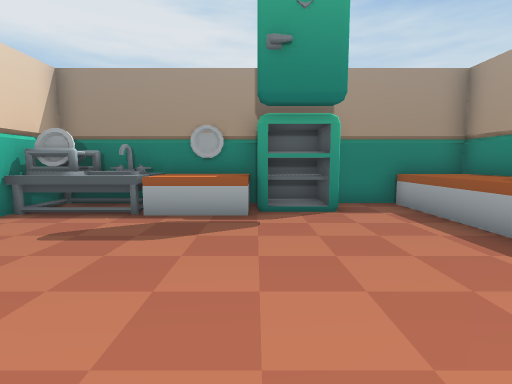
view 1 (above)

21 first-person views from a walk through a 3-D level made in the Unity game engine. The camera is 1.2 m above the floor, tilts 6° down and sees 85° across. The floor is counted in squares, 1 m on a side. Each view is taken from the middle of a square. On the plan, view 1 faces up. The plan holds only what a view shows up to about 13 squares ahead; the rest is blank. The place goes on beyond the plan. The player character is not drawn.

view 2
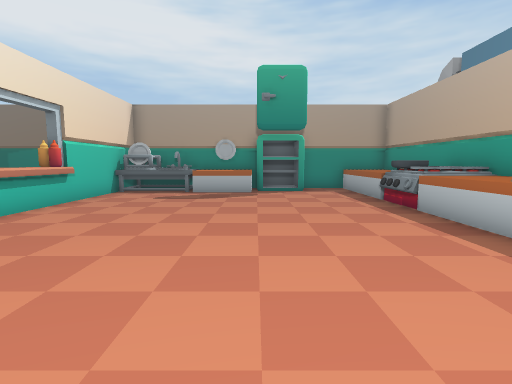

view 3
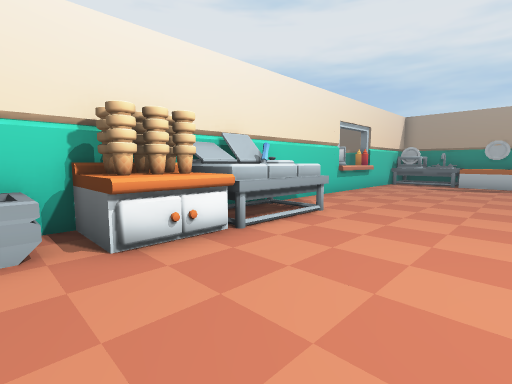

view 4
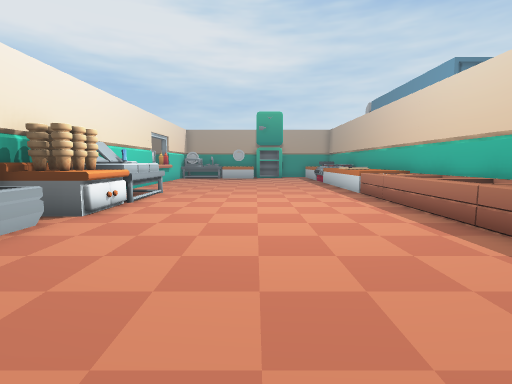

view 5
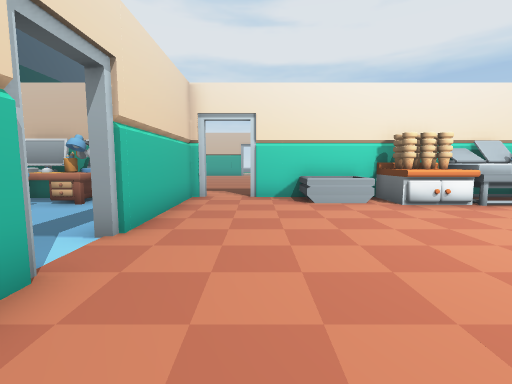

view 6
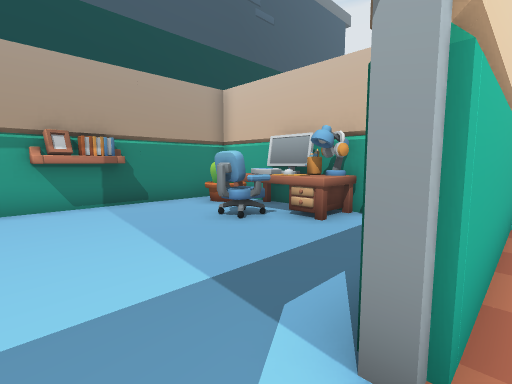

view 7
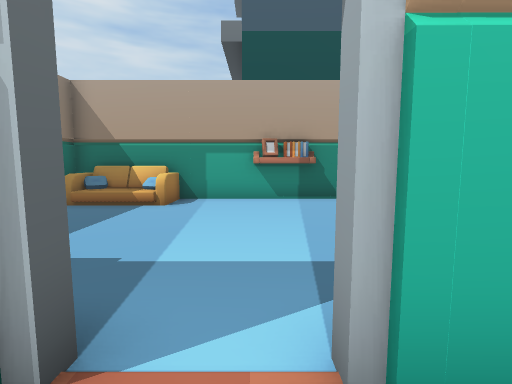

view 8
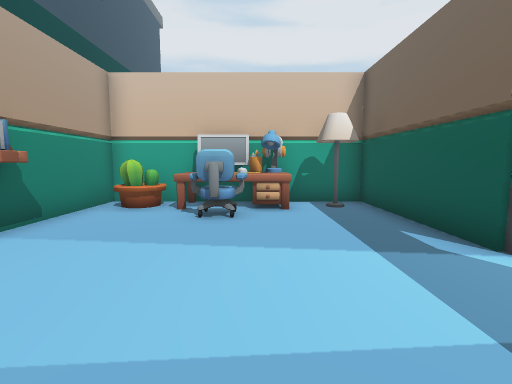

view 9
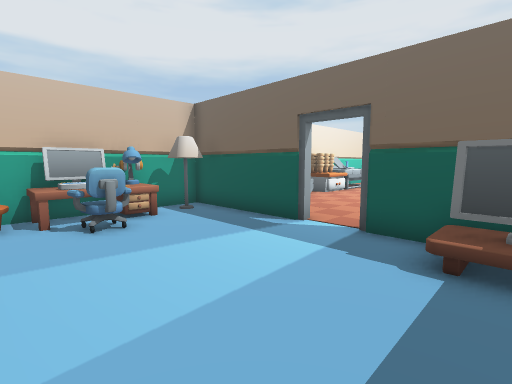

view 10
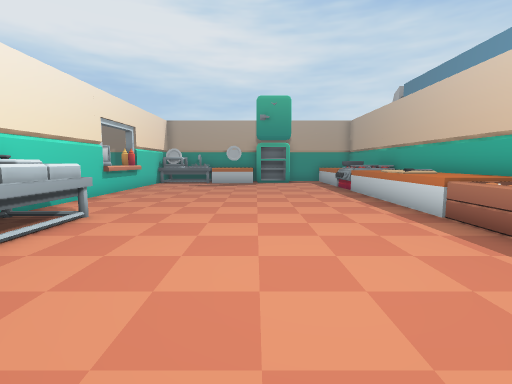

view 11
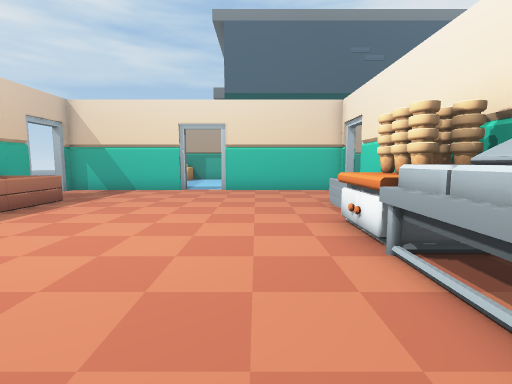

view 12
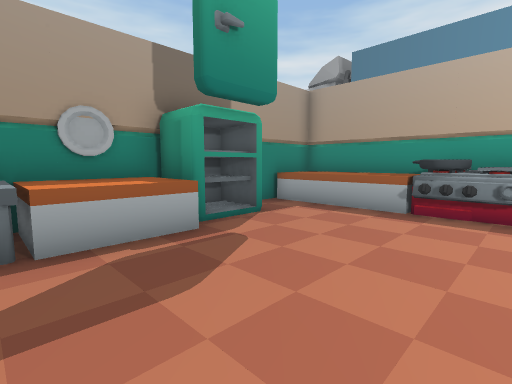

view 13
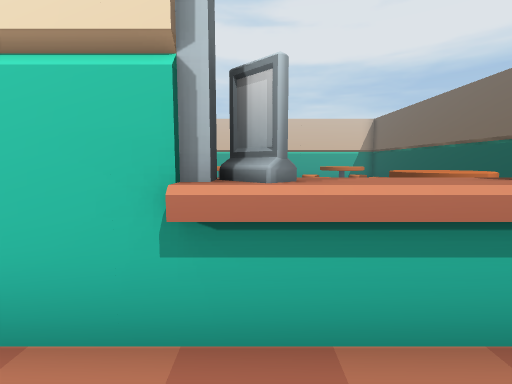

view 14
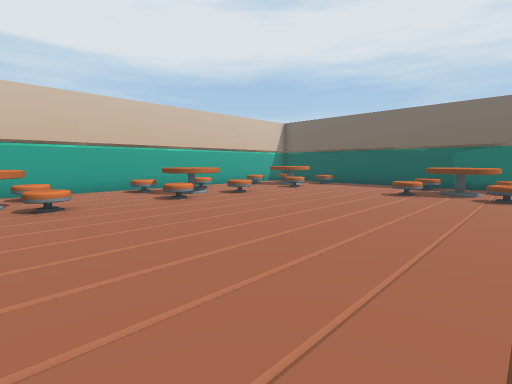

view 15
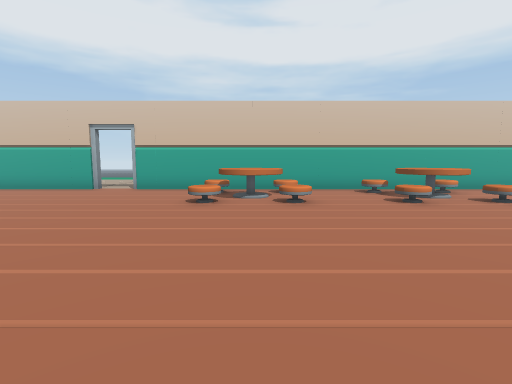

view 16
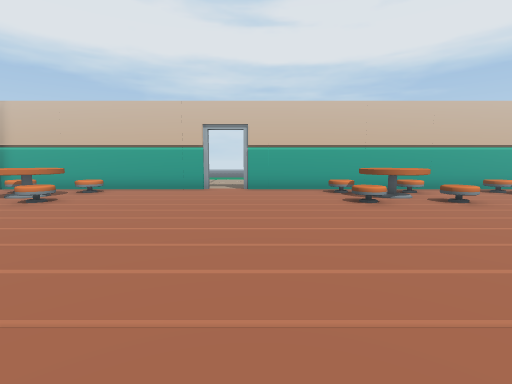

view 17
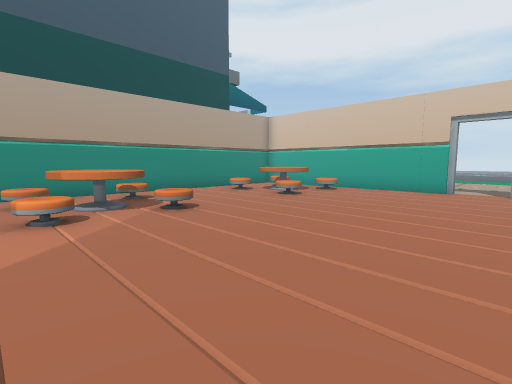

view 18
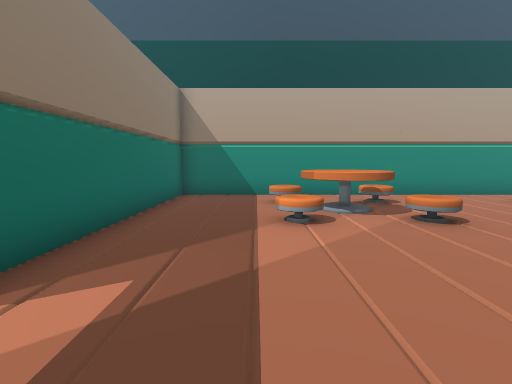

view 19
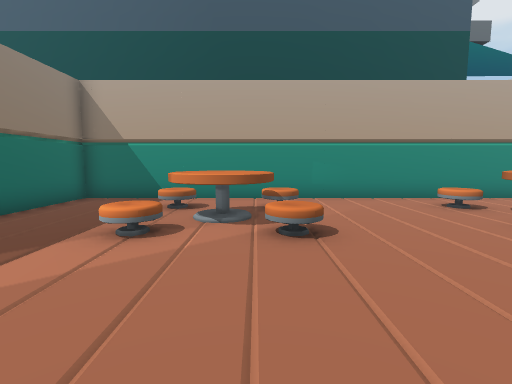

view 20
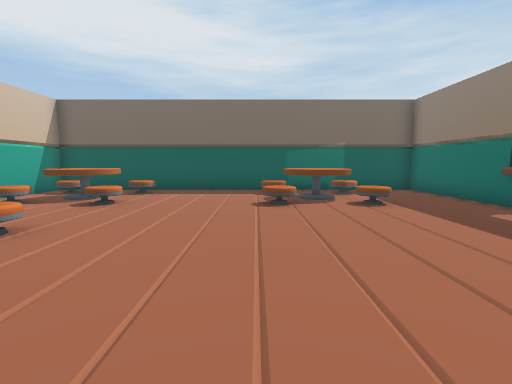

view 21
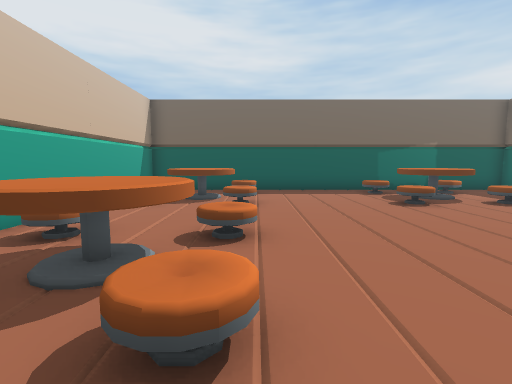

### Floor plan
Key: @ floor where view 1 was taken; # wall or solid block; . floor; / step, stairs or slope; = window, fence, low wall or low ledge; ^ raised ledge; O other object.
Columns run from 24 left of view 1 to 4 right of it. Each row starts with its distance up from view 1.
  8   #################OOO^O#OO##
  7   #. ..O....O.O...#OOO^^OOO.^
  6   #.^^^.....^^^...#OOO^^....^
  5   #.^^^.....^^^...#.........^
  4   #.O.......O.O...#.........O
  3   #...............#.........O
  2   #...............^.........O
  1   #.............. #.........^
  0   #..^^.........  #.....@...O
 -1   #.^^^.........  #.........O
 -2   #.O^..........  #.........O
 -3   #.............  #.........^
 -4   #.............  #^=.......O
 -5   #.............  #^=.......O
 -6   #.O^.........   #^=.......O
 -7   #. ^^.........  #O^.......O
 -8   #..^^........   #OO.......O
 -9   #...........    ##^.......O
-10   #...........    #OO.......O
-11   #............   #OO.......O
-12   #.............  #..........
-13 ..................#..........
-14 .............................
-15   #...............######..###
-16   #...............######..###
-17   #...............#O.......##
-18   #...............#OO........
-19   #.O^^....O^^O...#OO........
-20   #.^^^.....^^^...#OO#.......
-21   #..^^.....^^O...#OO........
-22   #...............#OO......=/
-23   #...............#O..OOO..=#
-24   ###########################

Positions as (right, up) in squares from view 1, and headings:
1: (0, 0), facing up
2: (0, -5), facing up
3: (0, -10), facing up-left
4: (0, -15), facing up
5: (4, -13), facing left
6: (1, -15), facing down-left
7: (0, -14), facing down
8: (3, -19), facing left
9: (4, -22), facing up-left
10: (0, -10), facing up
11: (-2, -3), facing down
12: (-3, 2), facing up-right
13: (-4, 1), facing left
14: (-9, -7), facing up-left
15: (-9, -7), facing left
16: (-9, -12), facing left
17: (-9, -12), facing down-left
18: (-9, -13), facing down
19: (-12, -14), facing down
20: (-13, -4), facing up
21: (-17, -4), facing up
